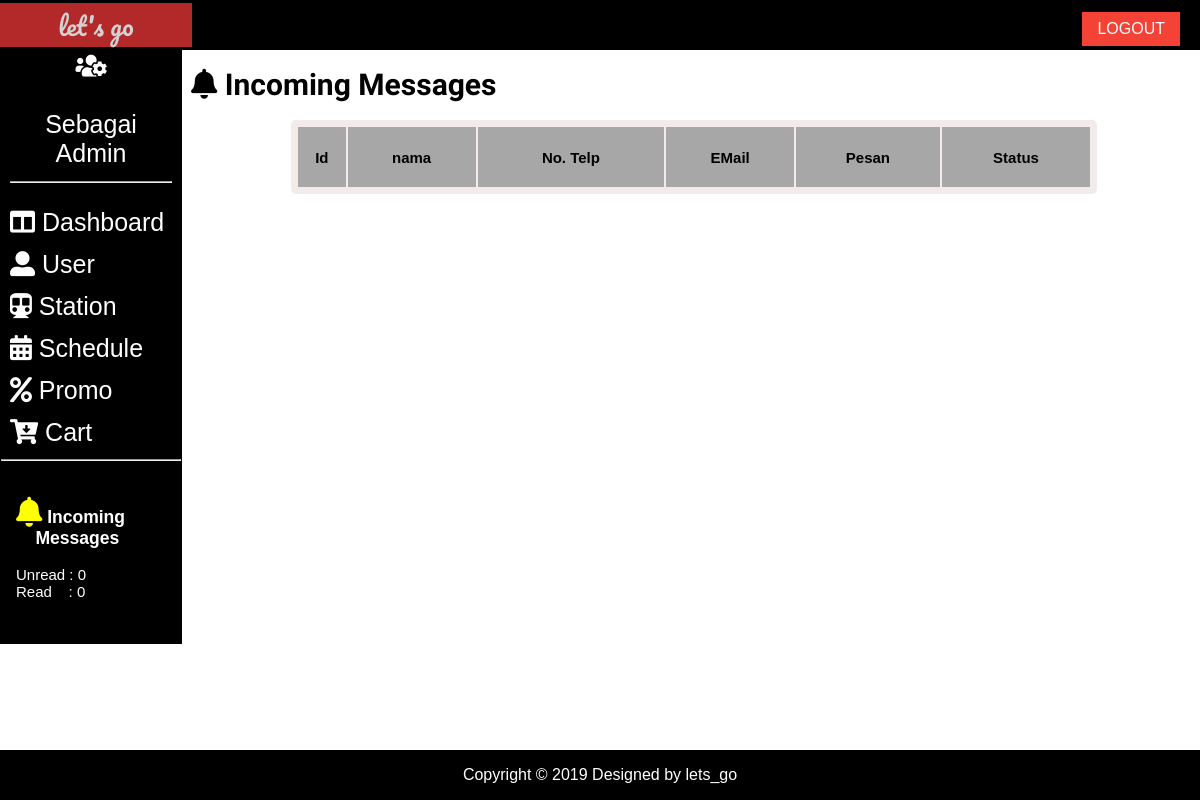
Before: /admin/pesan/index.php with the older database file.
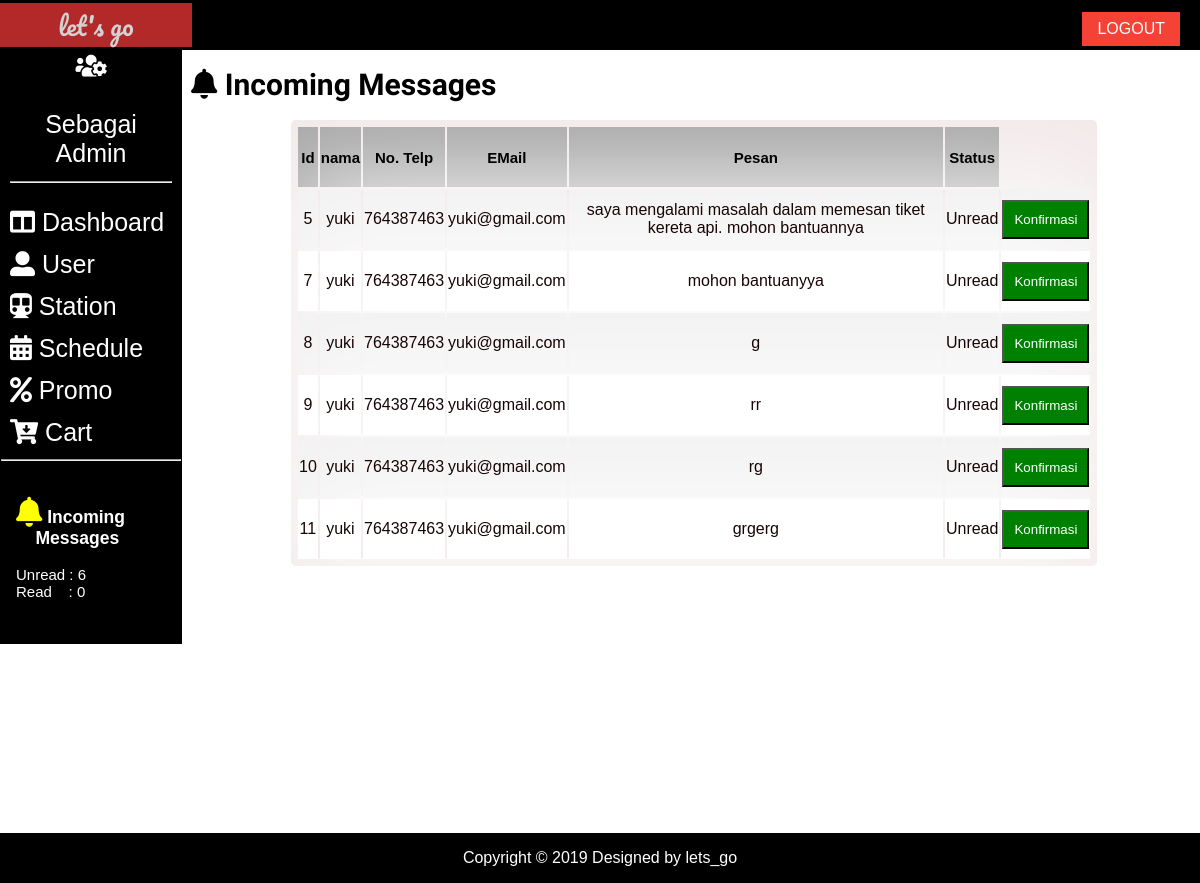
After: the same page with the newer database file.
### tables this page shows
CREATE TABLE IF NOT EXISTS `contactus` (
  `id` int(11) NOT NULL AUTO_INCREMENT,
  `id_user` int(11) DEFAULT NULL,
  `no_telp` varchar(50) DEFAULT NULL,
  `email` varchar(50) DEFAULT NULL,
  `pesan` text,
  `status` enum('Read','Unread') DEFAULT 'Unread',
  PRIMARY KEY (`id`)
);

CREATE TABLE IF NOT EXISTS `user` (
  `id` int(5) NOT NULL AUTO_INCREMENT,
  `full_name` varchar(255) DEFAULT NULL,
  `username` varchar(255) DEFAULT NULL,
  `gender` enum('Laki-Laki','Perempuan') DEFAULT NULL,
  `kontak` varchar(20) DEFAULT NULL,
  `email` varchar(20) DEFAULT NULL,
  `pass` varchar(35) DEFAULT NULL,
  `level` enum('user','admin') DEFAULT 'user',
  PRIMARY KEY (`id`),
  UNIQUE KEY `username` (`username`),
  UNIQUE KEY `email` (`email`)
);

### admin/pesan/index.php (the view, shortened to what the changed rows need)
<?php
include '../../config/koneksi.php';
?>
<!DOCTYPE html>
<html lang="en">
    <head>
        <link rel="stylesheet" type="text/css" href="../../assets/css/style.css">
        <link rel="stylesheet" href="https://use.fontawesome.com/releases/v5.8.1/css/all.css"
>
    </head>
    <body>
        <table class="container">
            <tr>
                <td colspan="2" class="menu">
                    <a href="#pesan">
                    <div style="font-size:15px; padding:10px;">
                    <h3><i style="color:yellow; font-size:30px;" class="fas fa-bell    "></i> Incoming<br>&nbsp;&nbsp;&nbsp;&nbsp;Messages<br></h3>
                    <?php
                    $sqli = "SELECT  count(status) as jumlah FROM contactus where status='Unread'";
                    $queryi = mysqli_query($db, $sqli);
                    $rowi = mysqli_fetch_array($queryi);
                    ?>
                    Unread : <?php echo $rowi['jumlah']; ?></span>
                    <?php
                    $s = "SELECT  count(status) as jumlah FROM contactus where status='Read'";
                    $q = mysqli_query($db, $s);
                    $rows = mysqli_fetch_array($q);
                    ?>
                    <br>Read&nbsp;&nbsp;&nbsp;&nbsp;: <?php echo $rows['jumlah']; ?></span>
                    </div>
                    </a>
                </td>
                <td class="content">
                    <br><br>
                    <div>
                        <table class="kotak" style="width:80%; margin:100px; margin-top:-30px;">
                            <tbody>
                                <?php
                            $sql = "SELECT * FROM contactus";
                            $query = mysqli_query($db, $sql);
                            if($query){
                                ?>
                                    <tr class="kotak-judul" style="height:60px;">
                                     <th>Id</th>
                                    <th>nama</th>
                                    <th>No. Telp</th>
                                    <th>EMail</th>
                                    <th>Pesan</th>
                                    <th>Status</th>
                                </tr>
                            <?php
                            while ($cart = mysqli_fetch_array($query)) {
                                echo "<tr class='kotak-form' style='text-align:center; height:60px;'>";
                                echo "<td>" . $cart[0] . "</td>";
                                $st=mysqli_query($db, "SELECT username from user where id=$cart[1]");
                                $nmst = mysqli_fetch_array($st);
                                echo "<td>" . $nmst['username'] . "</td>";
                                echo "<td>" . $cart[2] . "</td>";
                                echo "<td>" . $cart[3] . "</td>";
                                echo "<td>" . $cart[4] . "</td>";
                                echo "<td>" . $cart[5] . "</td>";
                                 if($cart[5]=="Unread"){
                                    ?>
                                    <td>
                                    <a href="./confrim-message.php?idUser=<?php echo $cart[1] ?>&&id=<?php echo $cart[0] ?>"><button style="color:white; background-color:green; padding:10px;">Konfirmasi</button></a>
                                </td>
                                <?php
                                }
                                echo "</tr>";
                            }
                            }else{
                                echo "<i class='fas fa-bell-slash    '></i> <br>no incoming messenger";
                            }
                            ?>
                            </tbody>
                            <br>
                        </table>
                    </div>
                    <br><br><br><br><br><br><br><br><br><br><br><br>
                </td>
            </tr>
        </table>
    </body>
</html>

Changed rows visible on the page:
added contactus: id "5", id_user.username "yuki", no_telp "764387463", email "yuki@gmail.com", pesan "saya mengalami masalah dalam memesan tiket kereta api. mohon bantuannya", status "Unread"
added contactus: id "7", id_user.username "yuki", no_telp "764387463", email "yuki@gmail.com", pesan "mohon bantuanyya", status "Unread"
added contactus: id "8", id_user.username "yuki", no_telp "764387463", email "yuki@gmail.com", pesan "g", status "Unread"
added contactus: id "9", id_user.username "yuki", no_telp "764387463", email "yuki@gmail.com", pesan "rr", status "Unread"
added contactus: id "10", id_user.username "yuki", no_telp "764387463", email "yuki@gmail.com", pesan "rg", status "Unread"
added contactus: id "11", id_user.username "yuki", no_telp "764387463", email "yuki@gmail.com", pesan "grgerg", status "Unread"
Other visible differences:
$rowi['jumlah']: "0" → "6"
